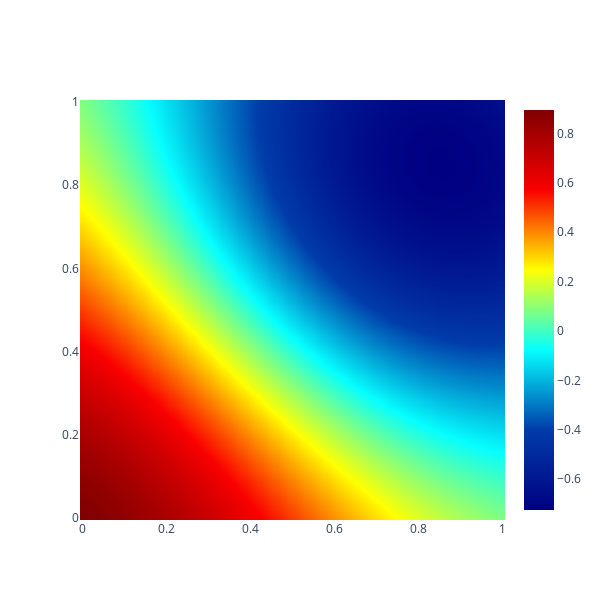

Source (notebook cell):
### Markdown cell above
Строим график функции

### Code cell
fig =  make_subplots(rows=1, cols=1 ,print_grid=False)
fig.add_trace(go.Heatmap(x=x,y=y,z=z.T,colorscale='jet',zsmooth = 'best'))
fig.update_layout(height=600,width=600)
fig.show()
